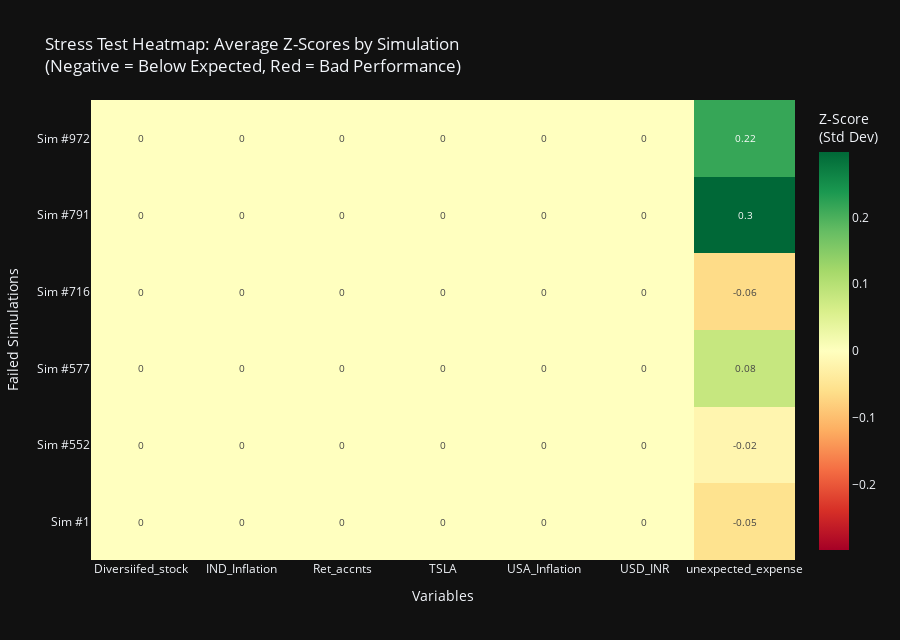

Notebook cell for this chart:
### Code cell
# STRESS TEST HEATMAP - Variable Extremeness Analysis
 

if len(failed_simulations) > 0:
    print("\\n" + "="*80)
    print("STRESS TEST ANALYSIS - Identifying Extreme Variables")
    print("="*80)
    
    # Get extreme variables data
    extreme_df = identify_extreme_variables(failed_simulations)
    
    # Create pivot tables for visualization
    for sim_id in extreme_df['sim_id'].unique():
        sim_data = extreme_df[extreme_df['sim_id'] == sim_id]
        
        print(f"\\nSimulation #{sim_id} (Broke at age {sim_data['broke_age'].iloc[0]:.0f}):")
        print("-" * 80)
        print(f"{'Variable':<30} {'Avg Z-Score':<15} {'Extreme Bad Yrs':<18} {'Worst Year Z':<15}")
        print("-" * 80)
        
        for _, row in sim_data.iterrows():
            var_name = row['variable'].replace('_growth', '').replace('_rate', '')
            print(f"{var_name:<30} {row['avg_z_score']:>12.2f}   {row['extreme_bad_years']:>15.0f}   {row['worst_year_z']:>13.2f}")
    
    # Create heatmap of z-scores for all failed simulations
    print("\\n" + "="*80)
    print("Creating stress test heatmap...")
    
    # Create a heatmap showing z-scores by simulation and variable
    heatmap_data = extreme_df.pivot_table(
        index='sim_id', 
        columns='variable', 
        values='avg_z_score',
        aggfunc='first'
    )
    
    if not heatmap_data.empty and heatmap_data.values.size > 0:
        # Create plotly heatmap
        fig_heatmap = go.Figure(data=go.Heatmap(
            z=heatmap_data.values,
            x=[col.replace('_growth', '').replace('_rate', '') for col in heatmap_data.columns],
            y=[f"Sim #{int(idx)}" for idx in heatmap_data.index],
            colorscale='RdYlGn',
            zmid=0,
            text=np.round(heatmap_data.values, 2),
            texttemplate='%{text}',
            textfont={"size": 10},
            colorbar=dict(title="Z-Score<br>(Std Dev)"),
            hovertemplate='Simulation: %{y}<br>Variable: %{x}<br>Z-Score: %{z:.2f}<extra></extra>'
        ))
        
        fig_heatmap.update_layout(
            title='Stress Test Heatmap: Average Z-Scores by Simulation<br>(Negative = Below Expected, Red = Bad Performance)',
            xaxis_title='Variables',
            yaxis_title='Failed Simulations',
            height=400 + len(failed_simulations) * 40,
            template='plotly_dark'
        )
        
        fig_heatmap.show()
    else:
        print("Warning: No data available for heatmap visualization")
    
    # Summary statistics
    print("\\n" + "="*80)
    print("SUMMARY: Most Problematic Variables Across All Failures")
    print("="*80)
    
    variable_summary = extreme_df.groupby('variable').agg({
        'avg_z_score': 'mean',
        'extreme_bad_years': 'sum',
        'worst_year_z': 'min'
    }).sort_values('avg_z_score')
    
    print(f"{'Variable':<30} {'Mean Z-Score':<15} {'Total Bad Yrs':<15} {'Worst Z':<12}")
    print("-" * 75)
    for var, row in variable_summary.iterrows():
        var_name = var.replace('_growth', '').replace('_rate', '')
        print(f"{var_name:<30} {row['avg_z_score']:>13.2f}   {row['extreme_bad_years']:>13.0f}   {row['worst_year_z']:>10.2f}")
    
    print("="*80)
else:
    print("\\nNo failed simulations to analyze.")

### Figure 1 — Plotly figure (JSON) as saved in the notebook; plotly's stock layout.template omitted (floating-point values rounded to 4 significant figures)
{"data": [{"colorbar": {"title": {"text": "Z-Score<br>(Std Dev)"}}, "colorscale": [[0, "rgb(165,0,38)"], [0.1, "rgb(215,48,39)"], [0.2, "rgb(244,109,67)"], [0.3, "rgb(253,174,97)"], [0.4, "rgb(254,224,139)"], [0.5, "rgb(255,255,191)"], [0.6, "rgb(217,239,139)"], [0.7, "rgb(166,217,106)"], [0.8, "rgb(102,189,99)"], [0.9, "rgb(26,152,80)"], [1, "rgb(0,104,55)"]], "hovertemplate": "Simulation: %{y}<br>Variable: %{x}<br>Z-Score: %{z:.2f}<extra></extra>", "text": [[-0.0, -0.0, 0.0, 0.0, 0.0, 0.0, -0.05], [0.0, 0.0, 0.0, -0.0, 0.0, 0.0, -0.02], [0.0, -0.0, 0.0, 0.0, 0.0, -0.0, 0.08], [0.0, -0.0, 0.0, -0.0, -0.0, 0.0, -0.06], [0.0, 0.0, -0.0, -0.0, 0.0, 0.0, 0.3], [-0.0, 0.0, -0.0, 0.0, -0.0, 0.0, 0.22]], "textfont": {"size": 10}, "texttemplate": "%{text}", "type": "heatmap", "x": ["Diversiifed_stock", "IND_Inflation", "Ret_accnts", "TSLA", "USA_Inflation", "USD_INR", "unexpected_expense"], "y": ["Sim #1", "Sim #552", "Sim #577", "Sim #716", "Sim #791", "Sim #972"], "z": [[-7.115e-17, -1.157e-16, 1.316e-16, 3.753e-17, 6.005e-16, 4.691e-17, -0.05442], [1.626e-16, 8.131e-17, 8.698e-18, -3.44e-17, 2.752e-16, 7.506e-17, -0.0186], [3.909e-17, -1.251e-17, 4.466e-17, 2.189e-17, 1.101e-15, -1.564e-16, 0.08176], [5.629e-17, -3.444e-16, 7.349e-17, -1.329e-16, -3.753e-16, 1.173e-17, -0.06395], [5.16e-17, 1.564e-17, -2.033e-17, -2.346e-17, 9.445e-16, 8.131e-17, 0.2976], [-2.174e-16, 1.22e-16, -2.267e-17, 5.317e-17, -3.252e-16, 2.326e-17, 0.2159]], "zmid": 0}], "layout": {"height": 640, "title": {"text": "Stress Test Heatmap: Average Z-Scores by Simulation<br>(Negative = Below Expected, Red = Bad Performance)"}, "xaxis": {"title": {"text": "Variables"}}, "yaxis": {"title": {"text": "Failed Simulations"}}}}
